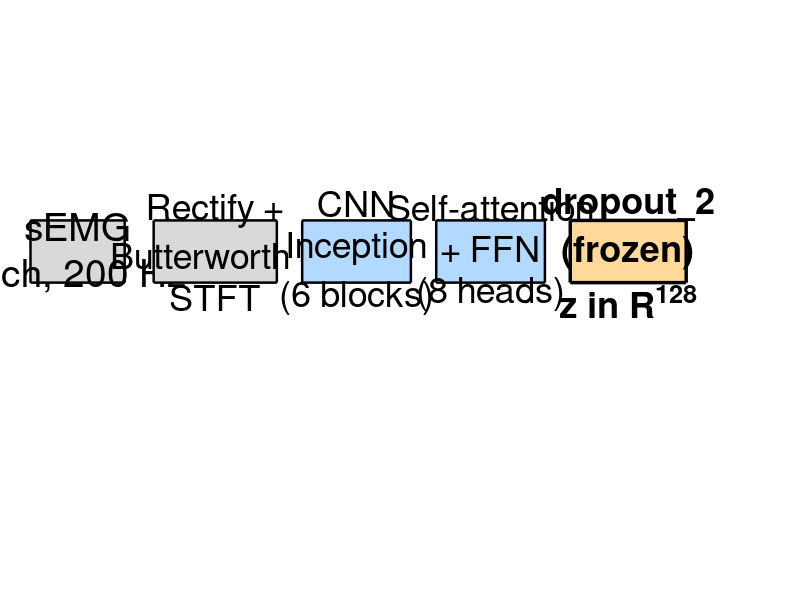

Here is the MATLAB script that generated this plot: (Note: this script raises an error after producing the figure.)
% Pipeline block diagram for the paper's Methodology section: raw sEMG ->
% preprocessing -> spectrogram -> CNN Inception -> Transformer -> frozen
% dropout_2 -> [Softmax | LinUCB], plus the covariate-shift branch, and
% the longitudinal evaluation rule (Month 0 calibration, Month 1..6
% evaluation with no further parameter updates).
%
% All arrows are drawn with drawArrow() (defined at the end of this
% script, as required for a local function in a MATLAB script), which
% works directly in axes data coordinates -- the same coordinate system
% as the rectangles and text. This is deliberately NOT done with
% annotation()'s figure-normalized coordinates: those silently drift out
% of alignment whenever the figure size or axes position changes, which
% is what caused a previous version of this diagram to have visibly
% misplaced arrows.

clear; clc;

fig = figure('Visible', 'off', 'Position', [100 100 1900 1350], 'Color', 'w');
ax = axes('Position', [0.02 0.02 0.96 0.82]);
xlim(ax, [0 10.6]); ylim(ax, [0 8.7]); hold(ax, 'on');
axis(ax, 'off');

colorPre = [0.85 0.85 0.85];
colorBackbone = [0.70 0.85 1.00];
colorFrozen = [1.00 0.85 0.60];
colorDecision = [0.75 0.95 0.75];
colorEval = [0.95 0.80 0.80];
fs = 28; fsSmall = 26; fsTitle = 32;
lw = 3.2;

% --- Row layout (y-ranges) ---
% Top row (backbone pipeline):      y = [5.4, 6.5]  (2-3 line boxes)
% Middle row (decision + covshift): y = [2.5, 4.3]  (4-line boxes need more height)
% Bottom row (longitudinal eval):   y = [0.4, 1.6]

% --- Block 1: raw sEMG ---
rectangle(ax, 'Position', [0.2 5.4 1.3 1.1], 'FaceColor', colorPre, 'EdgeColor', 'k', 'LineWidth', 1.8);
text(ax, 0.85, 5.95, sprintf('sEMG\n8 ch, 200 Hz'), 'HorizontalAlignment', 'center', 'FontSize', fs);

% --- Block 2: preprocessing + spectrogram ---
rectangle(ax, 'Position', [1.9 5.4 1.7 1.1], 'FaceColor', colorPre, 'EdgeColor', 'k', 'LineWidth', 1.8);
text(ax, 2.75, 5.95, sprintf('Rectify +\nButterworth +\nSTFT'), 'HorizontalAlignment', 'center', 'FontSize', fsSmall);

% --- Block 3: CNN Inception ---
rectangle(ax, 'Position', [3.95 5.4 1.5 1.1], 'FaceColor', colorBackbone, 'EdgeColor', 'k', 'LineWidth', 1.8);
text(ax, 4.7, 5.95, sprintf('CNN\nInception\n(6 blocks)'), 'HorizontalAlignment', 'center', 'FontSize', fsSmall);

% --- Block 4: Transformer ---
rectangle(ax, 'Position', [5.8 5.4 1.5 1.1], 'FaceColor', colorBackbone, 'EdgeColor', 'k', 'LineWidth', 1.8);
text(ax, 6.55, 5.95, sprintf('Self-attention\n+ FFN\n(8 heads)'), 'HorizontalAlignment', 'center', 'FontSize', fsSmall);

% --- Block 5: frozen dropout_2 ---
rectangle(ax, 'Position', [7.65 5.4 1.6 1.1], 'FaceColor', colorFrozen, 'EdgeColor', 'k', 'LineWidth', 2.5);
text(ax, 8.45, 5.95, sprintf('dropout\\_2\n(frozen)\nz in R^{128}'), 'HorizontalAlignment', 'center', 'FontSize', fsSmall, 'FontWeight', 'bold');

% --- Horizontal arrows across the top row (data coordinates) ---
localDrawArrow(ax, 1.5, 5.95, 1.9, 5.95, lw);
localDrawArrow(ax, 3.6, 5.95, 3.95, 5.95, lw);
localDrawArrow(ax, 5.45, 5.95, 5.8, 5.95, lw);
localDrawArrow(ax, 7.3, 5.95, 7.65, 5.95, lw);

% --- Decision heads (middle row, right side, two branches from dropout_2) ---
% 4 lines of text at fsSmall need a tall box; widen too so lines like
% "frozen after" don't feel cramped against the box edges.
rectangle(ax, 'Position', [6.5 2.5 1.9 1.8], 'FaceColor', colorDecision, 'EdgeColor', 'k', 'LineWidth', 1.8);
text(ax, 7.45, 3.4, sprintf('Softmax\n(SL)\nfrozen after\nMonth 0'), 'HorizontalAlignment', 'center', 'FontSize', fsSmall);

rectangle(ax, 'Position', [8.6 2.5 1.9 1.8], 'FaceColor', colorDecision, 'EdgeColor', 'k', 'LineWidth', 1.8);
text(ax, 9.55, 3.4, sprintf('LinUCB\n(RL)\nfrozen after\nMonth 0'), 'HorizontalAlignment', 'center', 'FontSize', fsSmall);

% Arrows from dropout_2 (bottom edge, y=5.4) down to the two decision heads (top edge, y=4.3)
localDrawArrow(ax, 8.2, 5.4, 7.7, 4.4, lw);
localDrawArrow(ax, 8.7, 5.4, 9.4, 4.4, lw);

% --- Longitudinal evaluation block (bottom row, spans below both heads) ---
rectangle(ax, 'Position', [6.5 0.4 4.0 1.2], 'FaceColor', colorEval, 'EdgeColor', 'k', 'LineWidth', 1.8);
text(ax, 8.5, 1.0, sprintf('Evaluate on Month 1..6\n(no further training)'), 'HorizontalAlignment', 'center', 'FontSize', fsSmall);

localDrawArrow(ax, 7.45, 2.5, 7.45, 1.6, lw);
localDrawArrow(ax, 9.55, 2.5, 9.55, 1.6, lw);

% --- Covariate-shift block (middle row, left side, separate branch from dropout_2) ---
rectangle(ax, 'Position', [0.2 2.7 5.4 1.4], 'FaceColor', colorEval, 'EdgeColor', 'k', 'LineWidth', 1.8);
text(ax, 2.9, 3.4, sprintf('Covariate shift test: MMD^2 + permutation,\ndomain classifier + A-distance\n(Month 0 vs. each subsequent month)'), ...
    'HorizontalAlignment', 'center', 'FontSize', fsSmall);

% Arrow from dropout_2 (bottom-left corner area) diagonally down-left to the covariate-shift block
localDrawArrow(ax, 7.65, 5.4, 5.7, 4.1, lw);

text(ax, 5.3, 8.1, sprintf('Overall pipeline: frozen feature extractor,\ntwo decision mechanisms, covariate-shift test'), ...
    'HorizontalAlignment', 'center', 'FontSize', fsTitle, 'FontWeight', 'bold');

exportgraphics(fig, 'RL_vs_SL/fig_pipeline_overview.png', 'Resolution', 220);
close(fig);
fprintf('Saved: RL_vs_SL/fig_pipeline_overview.png\n');

function localDrawArrow(ax, xFrom, yFrom, xTo, yTo, lw)
    dx = xTo - xFrom; dy = yTo - yFrom;
    quiver(ax, xFrom, yFrom, dx, dy, 0, 'Color', 'k', 'LineWidth', lw, ...
        'MaxHeadSize', 1.0, 'AutoScale', 'off');
end
